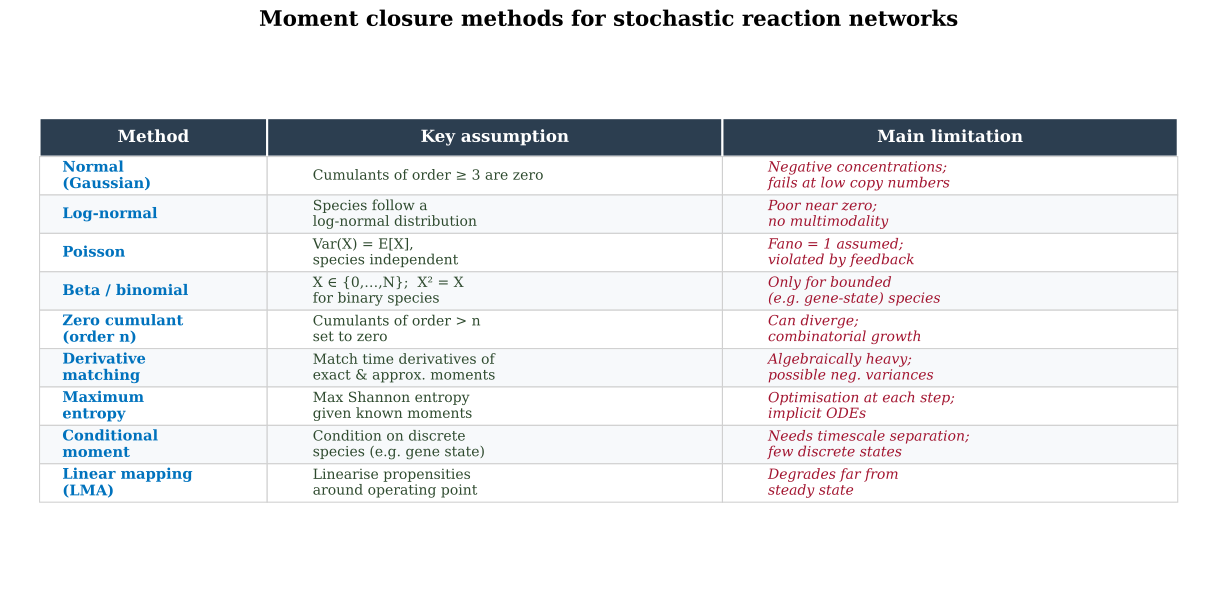

Source code (Python):
import matplotlib
import matplotlib.pyplot as plt
import textwrap

matplotlib.rcParams.update({
    "svg.fonttype": "path", "mathtext.fontset": "cm",
    "font.family": "serif", "font.size": 12,
})

methods = [
    ("Normal\n(Gaussian)",
     "Cumulants of order ≥ 3 are zero",
     "Negative concentrations;\nfails at low copy numbers"),
    ("Log-normal",
     "Species follow a\nlog-normal distribution",
     "Poor near zero;\nno multimodality"),
    ("Poisson",
     "Var(X) = E[X],\nspecies independent",
     "Fano = 1 assumed;\nviolated by feedback"),
    ("Beta / binomial",
     r"X ∈ {0,…,N};  X² = X" "\n" "for binary species",
     "Only for bounded\n(e.g. gene-state) species"),
    ("Zero cumulant\n(order n)",
     "Cumulants of order > n\nset to zero",
     "Can diverge;\ncombinatorial growth"),
    ("Derivative\nmatching",
     "Match time derivatives of\nexact & approx. moments",
     "Algebraically heavy;\npossible neg. variances"),
    ("Maximum\nentropy",
     "Max Shannon entropy\ngiven known moments",
     "Optimisation at each step;\nimplicit ODEs"),
    ("Conditional\nmoment",
     "Condition on discrete\nspecies (e.g. gene state)",
     "Needs timescale separation;\nfew discrete states"),
    ("Linear mapping\n(LMA)",
     "Linearise propensities\naround operating point",
     "Degrades far from\nsteady state"),
]

n = len(methods)
col_colors = ["#0072BD", "#2E8B57", "#A2142F"]
header_bg  = "#2C3E50"
row_even   = "#F7F9FB"
row_odd    = "#FFFFFF"

fig, ax = plt.subplots(figsize=(13, 6.2))
ax.axis("off")
fig.subplots_adjust(left=0.02, right=0.98, top=0.94, bottom=0.01)

fig.suptitle("Moment closure methods for stochastic reaction networks",
             fontsize=16, fontweight="bold", y=0.98)

col_widths = [0.19, 0.38, 0.38]
col_labels = ["Method", "Key assumption", "Main limitation"]

table_data = [[m, a, l] for m, a, l in methods]

table = ax.table(
    cellText=table_data,
    colLabels=col_labels,
    colWidths=col_widths,
    loc="center",
    cellLoc="left",
)

table.auto_set_font_size(False)
table.set_fontsize(11)
table.scale(1.0, 2.4)

# Style header
for j in range(3):
    cell = table[0, j]
    cell.set_facecolor(header_bg)
    cell.set_text_props(color="white", fontweight="bold", fontsize=12.5)
    cell.set_edgecolor("white")
    cell.set_linewidth(1.5)

# Style body
for i in range(1, n + 1):
    bg = row_even if i % 2 == 0 else row_odd
    for j in range(3):
        cell = table[i, j]
        cell.set_facecolor(bg)
        cell.set_edgecolor("#D0D0D0")
        cell.set_linewidth(0.8)
        txt = cell.get_text()
        if j == 0:
            txt.set_fontweight("bold")
            txt.set_color(col_colors[0])
            txt.set_fontsize(11)
        elif j == 1:
            txt.set_color("#2E4A2E")
            txt.set_fontsize(10.5)
        else:
            txt.set_color(col_colors[2])
            txt.set_fontsize(10.5)
            txt.set_fontstyle("italic")

fig.savefig("moment_closure_table.svg", bbox_inches="tight")
fig.savefig("moment_closure_table.png", dpi=200, bbox_inches="tight")
plt.close()
print("Saved moment_closure_table.svg")
